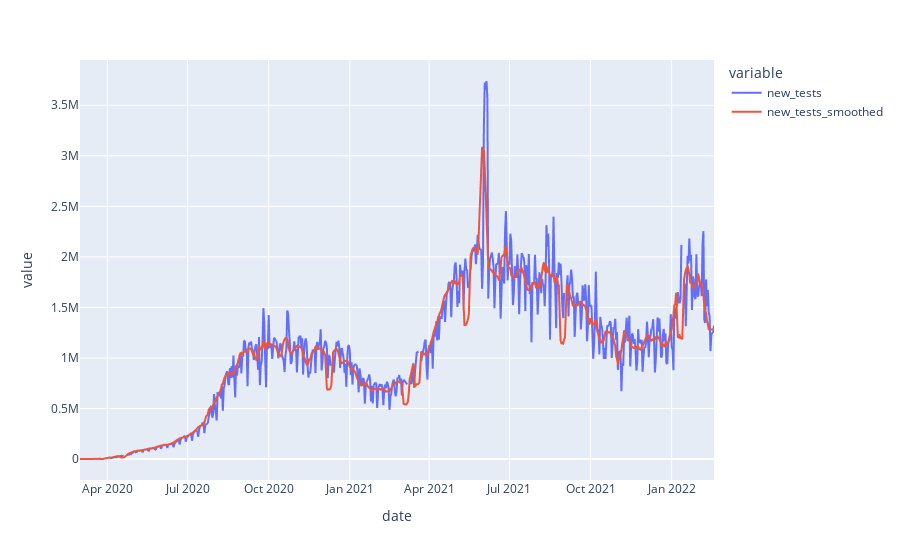

The code cell stored with this chart in its notebook:
### Code cell
fig = px.line(covid_data2, x='date', y=['new_tests', 'new_tests_smoothed'])
fig.show()

### Figure 1 — Plotly figure (JSON) as saved in the notebook; plotly's stock layout.template omitted (floating-point values rounded to 4 significant figures; data arrays with more than 128 entries replaced by an {"elided": "..."} marker saying what was removed)
{"data": [{"hovertemplate": "variable=new_tests<br>date=%{x}<br>value=%{y}<extra></extra>", "legendgroup": "new_tests", "line": {"color": "#636efa", "dash": "solid"}, "marker": {"symbol": "circle"}, "mode": "lines", "name": "new_tests", "showlegend": true, "type": "scattergl", "x": {"elided": "720 str values"}, "xaxis": "x", "y": {"elided": "720 int values"}, "yaxis": "y"}, {"hovertemplate": "variable=new_tests_smoothed<br>date=%{x}<br>value=%{y}<extra></extra>", "legendgroup": "new_tests_smoothed", "line": {"color": "#EF553B", "dash": "solid"}, "marker": {"symbol": "circle"}, "mode": "lines", "name": "new_tests_smoothed", "showlegend": true, "type": "scattergl", "x": {"elided": "720 str values"}, "xaxis": "x", "y": {"elided": "720 int values"}, "yaxis": "y"}], "layout": {"legend": {"title": {"text": "variable"}, "tracegroupgap": 0}, "margin": {"t": 60}, "xaxis": {"anchor": "y", "domain": [0, 1], "title": {"text": "date"}}, "yaxis": {"anchor": "x", "domain": [0, 1], "title": {"text": "value"}}}}
